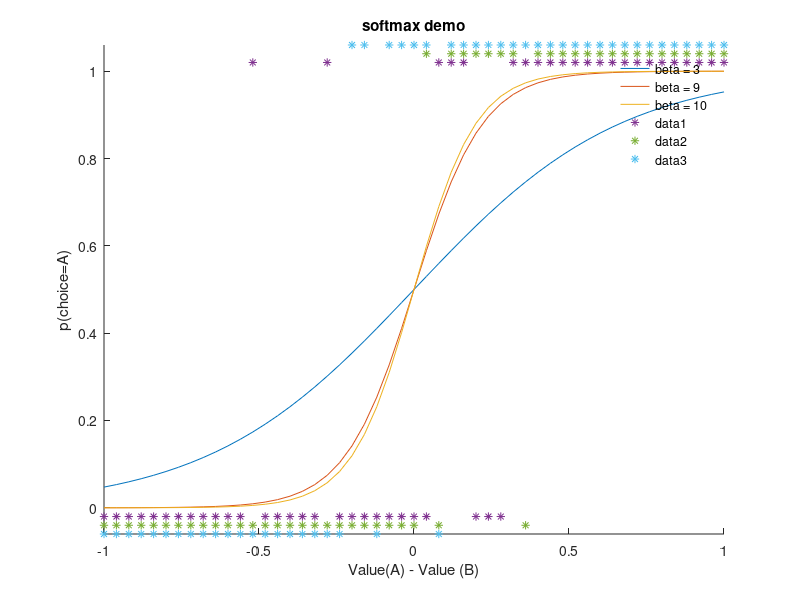

Source code (MATLAB):
function denouden_softmaxDemo
% FUNCTION RLtutorial_softmaxDemo
% 
% short demo to show the effect of the value of beta in the softmax
% function
%
% The code computes choice probabilities based on the value difference
% between A and B, where vA = 1-vB, and vA ranges from 0-1, using the
% softmax function:
% 
%    p(A) = exp(beta*vA)/(exp(beta*vA)_exp(beta*vB))
% 
% and then generates a choice based on these probabilities, generating a
% random number r in the [0 1] range, where  if r<=p(A), then choice  = A,
% and B otherwise. 
% 
% ------------------------------------------------------------------------
% Written by Hanneke den Ouden 2015 <h.denouden@gmail.com>
% Donders Center for Cognitive Neuroimaging
% Donders Center for Brain, Cognition and Behavior
% Radboud University Nijmegen
% ------------------------------------------------------------------------
 
betaArray = [3 9 10];

if any(abs(betaArray)>700)
    error('Please pick beta values between -700 and +700, as matlab cannot deal with such small/big numbers!');
end


h = figure; set(h,'position',[10 60 400 400 ],'Color','w'); 
hold on; box off; 

va = 0:0.02:1;
vb = 1-va; % value of B is [1 - value of A]
pa = nan(length(betaArray),length(va));
data = nan(length(betaArray),length(va));
ct = 0;
x = .02
for beta = betaArray
    ct = ct+1;
    pa(ct,:) = exp(beta*va)./(exp(beta*va)+exp(beta*vb)); % probability of choosing A
    leg{ct} = sprintf('beta = %d',beta);
    tmp = double(rand(1,length(va))< pa(ct,:))*(1+x*ct); % generate choices based on this data
    tmp(tmp==0)=tmp(tmp==0)-x*ct;
    data(ct,:) = tmp;
end

plot(va-vb,pa);
legend(leg,'location','best'); legend boxoff;
plot(va-vb,data,'*');
xlabel('Value(A) - Value (B)');
ylabel('p(choice=A)');
title(sprintf('softmax demo'));
ylim([-x*ct 1+x*ct]);
